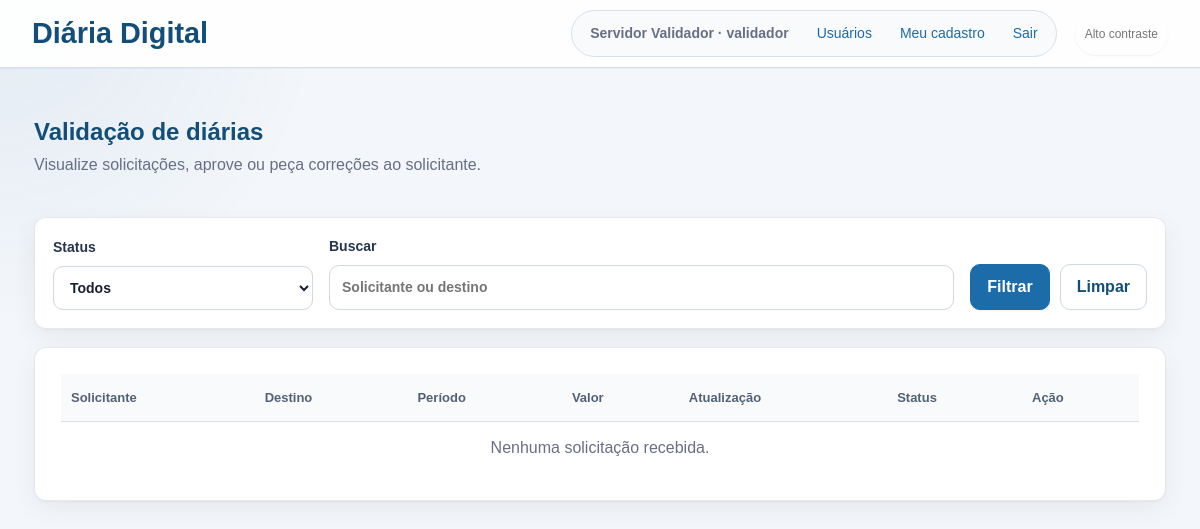
Page /validador (signed in) on the earlier database version.
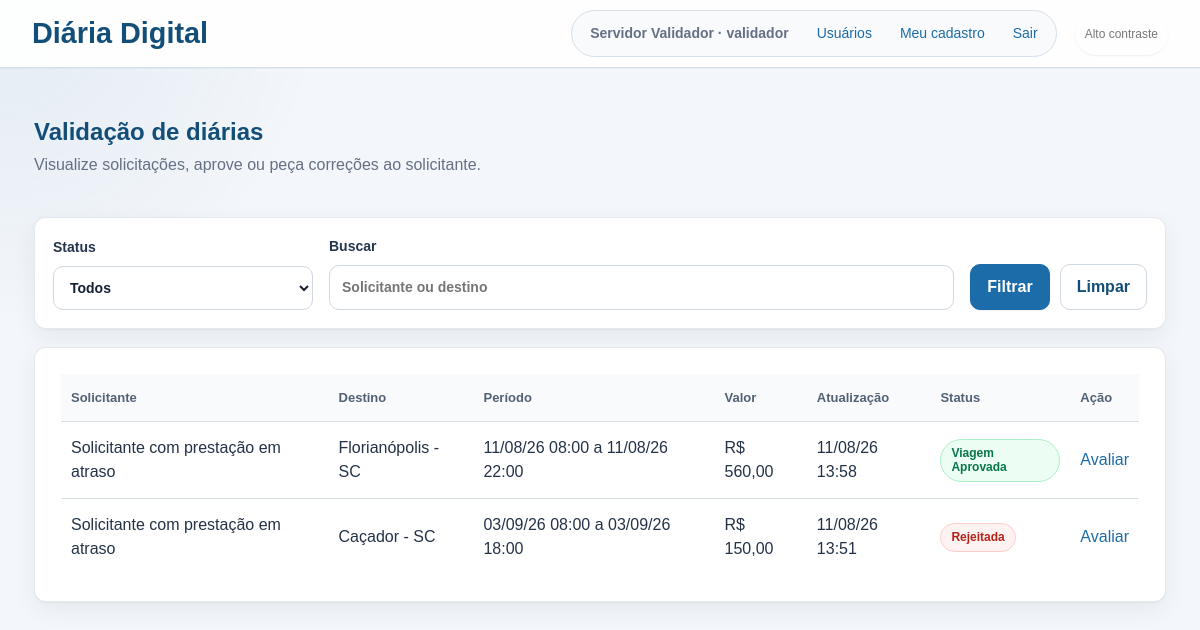
Same page on the later database version.
### tables this page shows
CREATE TABLE users (
                id INTEGER PRIMARY KEY AUTOINCREMENT,
                name TEXT NOT NULL,
                email TEXT NOT NULL UNIQUE,
                password_hash TEXT NOT NULL,
                role TEXT NOT NULL CHECK(role IN ('solicitante', 'validador'))
            , daily_group TEXT, registration TEXT, public_position TEXT, cpf TEXT);

CREATE TABLE requests (
                id INTEGER PRIMARY KEY AUTOINCREMENT,
                user_id INTEGER NOT NULL,
                destination TEXT NOT NULL,
                departure_date TEXT NOT NULL,
                return_date TEXT NOT NULL,
                objective TEXT NOT NULL,
                estimated_amount REAL NOT NULL,
                status TEXT NOT NULL DEFAULT 'rascunho',
                validator_comment TEXT,
                accountability_text TEXT,
                created_at TEXT NOT NULL,
                updated_at TEXT NOT NULL, daily_group TEXT, daily_range TEXT, has_overnight INTEGER DEFAULT 1, accountability_departure_time TEXT, accountability_arrival_time TEXT, transport_mode TEXT, departure_km REAL, arrival_km REAL, refund_amount REAL DEFAULT 0, departure_time TEXT, return_time TEXT, distance_km REAL, daily_factor REAL, base_amount REAL, overnight_count INTEGER DEFAULT 0, daily_quantity REAL,
                FOREIGN KEY(user_id) REFERENCES users(id)
            );

### app.py (the view)
@app.route("/validador")
@role_required("validador")
def validator_dashboard():
    status_filter = request.args.get("status", "")
    search = request.args.get("q", "").strip()
    filters = []
    params = []
    if status_filter:
        filters.append("r.status = ?")
        params.append(status_filter)
    if search:
        filters.append("(r.destination LIKE ? OR u.name LIKE ?)")
        params.extend([f"%{search}%", f"%{search}%"])
    where_clause = f"WHERE {' AND '.join(filters)}" if filters else ""
    with get_db() as db:
        requests = db.execute(
            f"""
            SELECT r.*, u.name AS requester_name
            FROM requests r
            JOIN users u ON u.id = r.user_id
            {where_clause}
            ORDER BY r.updated_at DESC
            """,
            params,
        ).fetchall()
    return render_template(
        "validator_dashboard.html",
        requests=requests,
        selected_status=status_filter,
        search=search,
    )

### app.py (called while the page is built)
def get_db():
    conn = sqlite3.connect(DATABASE)
    conn.row_factory = sqlite3.Row
    return conn

def current_user():
    if "user_id" not in session:
        return None
    with get_db() as db:
        return db.execute("SELECT * FROM users WHERE id = ?", (session["user_id"],)).fetchone()

@app.context_processor
def inject_user():
    return {
        "current_user": current_user(),
        "daily_groups": DAILY_GROUPS,
        "daily_ranges": DAILY_RANGES,
        "status_labels": STATUS_LABELS,
        "role_labels": ROLE_LABELS,
    }

@app.template_filter("date_br")
def date_br(value):
    if not value:
        return ""
    return datetime.fromisoformat(value).strftime("%d/%m/%y")

@app.template_filter("datetime_br")
def datetime_br(value):
    if not value:
        return ""
    return datetime.fromisoformat(value).strftime("%d/%m/%y %H:%M")

@app.template_filter("moeda_br")
def moeda_br(value):
    amount = float(value or 0)
    formatted = f"{amount:,.2f}"
    return formatted.replace(",", "X").replace(".", ",").replace("X", ".")

@app.template_filter("status_label")
def status_label(value):
    return STATUS_LABELS.get(value, str(value).replace("_", " ").title())

@app.template_filter("status_class")
def status_class(value):
    return f"status-{str(value).replace('_', '-')}"

def role_required(role):
    def decorator(view):
        @wraps(view)
        def wrapped_view(**kwargs):
            user = current_user()
            if user is None:
                return redirect(url_for("login"))
            if user["role"] != role:
                abort(403)
            return view(**kwargs)
        return wrapped_view
    return decorator

### templates/validator_dashboard.html (shortened to what this page needs)
{% extends "base.html" %}
{% block content %}
<div class="page-heading">
    <div>
        <h1>Validação de diárias</h1>
        <p class="muted">Visualize solicitações, aprove ou peça correções ao solicitante.</p>
    </div>
</div>
<form method="get" class="filter-bar">
    <label>
        Status
        <select name="status">
            <option value="">Todos</option>
        </select>
    </label>
    <label>
        Buscar
        <input type="search" name="q" value="{{ search }}" placeholder="Solicitante ou destino">
    </label>
    <div class="filter-actions">
        <button type="submit">Filtrar</button>
        <a class="button secondary" href="{{ url_for('validator_dashboard') }}">Limpar</a>
    </div>
</form>
<section class="table-card">
    <table>
        <thead>
            <tr>
                <th>Solicitante</th>
                <th>Destino</th>
                <th>Período</th>
                <th>Valor</th>
                <th>Atualização</th>
                <th>Status</th>
                <th>Ação</th>
            </tr>
        </thead>
        <tbody>
            {% for item in requests %}
                <tr>
                    <td data-label="Solicitante">{{ item["requester_name"] }}</td>
                    <td data-label="Destino">{{ item["destination"] }}</td>
                    <td data-label="Período">{{ item["departure_date"]|date_br }} {{ item["departure_time"] or "--:--" }} a {{ item["return_date"]|date_br }} {{ item["return_time"] or "--:--" }}</td>
                    <td data-label="Valor">R$ {{ item["estimated_amount"]|moeda_br }}</td>
                    <td data-label="Atualização">{{ item["updated_at"]|datetime_br }}</td>
                    <td data-label="Status"><span class="badge {{ item['status']|status_class }}">{{ item["status"]|status_label }}</span></td>
                    <td data-label="Ação"><a href="{{ url_for('request_detail', request_id=item['id']) }}">Avaliar</a></td>
                </tr>
            {% else %}
                <tr>
                    <td colspan="7" class="empty">Nenhuma solicitação recebida.</td>
                </tr>
            {% endfor %}
        </tbody>
    </table>
</section>
{% endblock %}

### templates/base.html (shortened to what this page needs)
<!doctype html>
<html lang="pt-BR">
<head>
    <link rel="stylesheet" href="{{ url_for('static', filename='estilos.css') }}">
</head>
<body>
    <header class="topbar">
        <a class="brand" href="{{ url_for('index') }}">Diária Digital</a>
        <div class="topbar-actions">
            {% if current_user %}
                <nav aria-label="Navegação principal">
                    <span>{{ current_user["name"] }} · {{ current_user["role"] }}</span>
                    {% if current_user["role"] == "validador" %}
                        <a href="{{ url_for('users_list') }}">Usuários</a>
                        <a href="{{ url_for('profile') }}">Meu cadastro</a>
                    {% endif %}
                    <a href="{{ url_for('logout') }}">Sair</a>
                </nav>
            {% endif %}
            <button type="button" class="contrast-toggle" data-contrast-toggle aria-pressed="false">
            </button>
        </div>
    </header>
    <main id="conteudo-principal" class="container" tabindex="-1">
        {% block content %}{% endblock %}
    </main>
</body>
</html>

Differences in the rows shown:
added requests: requester_name "Solicitante com prestação em atraso", destination "Florianópolis - SC", departure_date "11/08/26", departure_time "08:00", return_date "11/08/26", return_time "22:00", estimated_amount|moeda_br "560,00", updated_at "11/08/26 13:58", status|status_label "Viagem Aprovada"
added requests: requester_name "Solicitante com prestação em atraso", destination "Caçador - SC", departure_date "03/09/26", departure_time "08:00", return_date "03/09/26", return_time "18:00", estimated_amount|moeda_br "150,00", updated_at "11/08/26 13:51", status|status_label "Rejeitada"
Other differences:
text no longer shown: "Nenhuma solicitação recebida."
